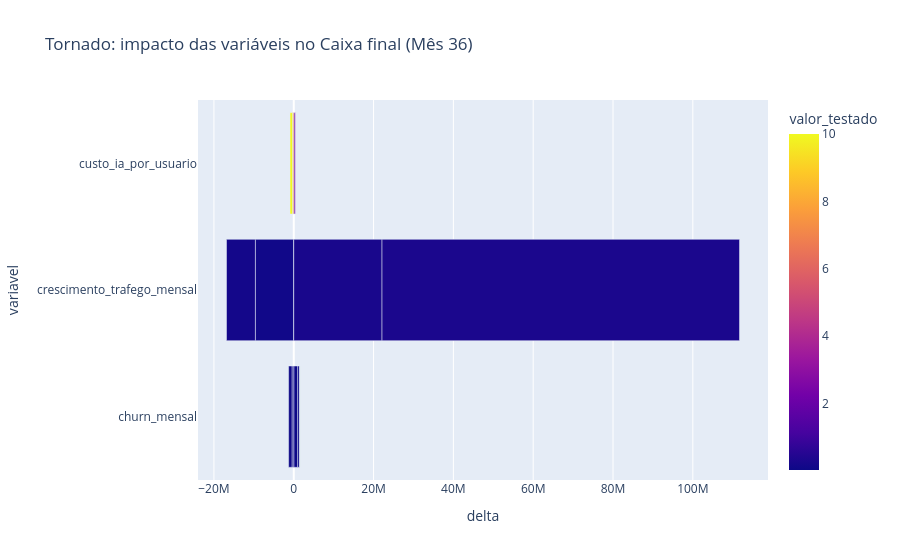

Here is the notebook cell this chart was saved with:
### Code cell
# 07 - TORANDO: função para sensibilidade univariada e plot tornado
def tornado_analysis(base_p, var_name, values_list):
    base_df = gerar_projecao_financeira(base_p, meses=base_p["meses_projecao"])
    base_cash = base_df.loc[base_df.index[-1], "caixa"]
    results = []
    for v in values_list:
        p = base_p.copy()
        p[var_name] = v
        df = gerar_projecao_financeira(p, meses=p["meses_projecao"])
        results.append((v, df.loc[df.index[-1], "caixa"]))
    return base_cash, results

# Variáveis para teste
vars_to_test = {
    "churn_mensal": [0.02, 0.03, 0.04, 0.05, 0.06],
    "crescimento_trafego_mensal": [0.10, 0.15, 0.20, 0.25, 0.30],
    "custo_ia_por_usuario": [2.0, 3.5, 5.0, 7.5, 10.0]
}

# Executar tornado para cada variável
tornado_results = {}
for var, vals in vars_to_test.items():
    base_cash, res = tornado_analysis(premissas, var, vals)
    tornado_results[var] = {"base": base_cash, "res": res}

# Plot tornado simplificado (valores absolutos vs baseline)
rows = []
for var, data in tornado_results.items():
    base = data["base"]
    for v, cash in data["res"]:
        rows.append({"variavel": var, "valor_testado": v, "caixa_final": cash, "delta": cash - base})
tornado_df = pd.DataFrame(rows)
# Para visual: agregue extremos por variavel
fig = px.bar(tornado_df, x="delta", y="variavel", color="valor_testado", orientation="h",
             title="Tornado: impacto das variáveis no Caixa final (Mês 36)")
fig.update_layout(barmode="group")
fig.show()

### Figure 1 — Plotly figure (JSON) as saved in the notebook; plotly's stock layout.template omitted (floating-point values rounded to 4 significant figures)
{"data": [{"alignmentgroup": "True", "hovertemplate": "delta=%{x}<br>variavel=%{y}<br>valor_testado=%{marker.color}<extra></extra>", "legendgroup": "", "marker": {"color": [0.02, 0.03, 0.04, 0.05, 0.06, 0.1, 0.15, 0.2, 0.25, 0.3, 2, 3.5, 5, 7.5, 10], "coloraxis": "coloraxis", "pattern": {"shape": ""}}, "name": "", "offsetgroup": "", "orientation": "h", "showlegend": false, "textposition": "auto", "type": "bar", "x": [999300.0, 478400.0, 0, -440700.0, -848000.0, -9623000.0, -7231000.0, 0, 22120000.0, 89580000.0, 374700.0, 187400.0, 0, -312300.0, -624500.0], "xaxis": "x", "y": ["churn_mensal", "churn_mensal", "churn_mensal", "churn_mensal", "churn_mensal", "crescimento_trafego_mensal", "crescimento_trafego_mensal", "crescimento_trafego_mensal", "crescimento_trafego_mensal", "crescimento_trafego_mensal", "custo_ia_por_usuario", "custo_ia_por_usuario", "custo_ia_por_usuario", "custo_ia_por_usuario", "custo_ia_por_usuario"], "yaxis": "y"}], "layout": {"barmode": "group", "coloraxis": {"colorbar": {"title": {"text": "valor_testado"}}, "colorscale": [[0, "#0d0887"], [0.1111, "#46039f"], [0.2222, "#7201a8"], [0.3333, "#9c179e"], [0.4444, "#bd3786"], [0.5556, "#d8576b"], [0.6667, "#ed7953"], [0.7778, "#fb9f3a"], [0.8889, "#fdca26"], [1, "#f0f921"]]}, "legend": {"tracegroupgap": 0}, "title": {"text": "Tornado: impacto das variáveis no Caixa final (Mês 36)"}, "xaxis": {"anchor": "y", "domain": [0, 1], "title": {"text": "delta"}}, "yaxis": {"anchor": "x", "domain": [0, 1], "title": {"text": "variavel"}}}}
